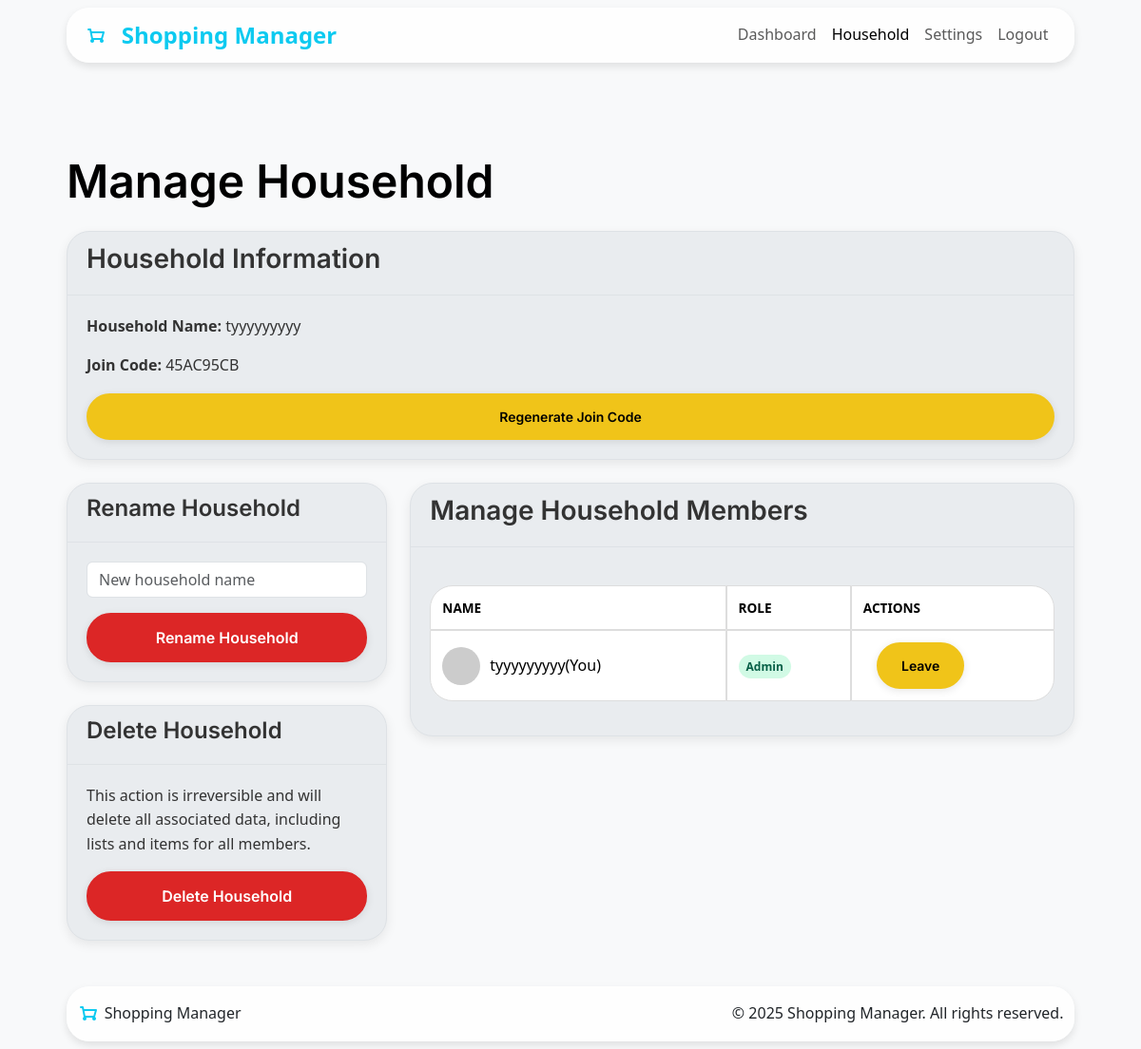
The page /household/view/1 (signed in) on the database its author committed.
### app/models.py (models this page shows, shortened)
class Household(db.Model):
    __tablename__ = 'households'
    id = db.Column(db.Integer, primary_key=True)
    join_code = db.Column(db.String(36), unique=True, nullable=False, default=lambda: secrets.token_hex(4).upper())
    name = db.Column(db.String(100), nullable=False)
    created_at = db.Column(
    db.DateTime(timezone=True),
    default=lambda: datetime.now(tz)
    )
    admin_id = db.Column(db.Integer, db.ForeignKey('users.id'), nullable=False)
    admin = db.relationship('User', back_populates='administered_household', foreign_keys=[admin_id])
    members = db.relationship('User', back_populates='household', lazy=True, foreign_keys='User.household_id')
    shopping_lists = db.relationship('ShoppingList', backref='household', lazy=True, cascade="all, delete-orphan")

class User(db.Model, UserMixin):
    __tablename__ = 'users'
    id = db.Column(db.Integer, primary_key=True)
    username = db.Column(db.String(80), unique=True, nullable=False)
    name = db.Column(db.String(80), nullable=False)
    password = db.Column(db.String(128), nullable=False)
    role = db.Column(db.String(20), default='member')  # member or admin
    avatar_url = db.Column(db.String(256), nullable=True)  # DiceBear URL or uploaded file path
    household_id = db.Column(db.Integer, db.ForeignKey('households.id'))
    household = db.relationship('Household', back_populates='members', foreign_keys=[household_id])
    administered_household = db.relationship('Household', back_populates='admin',
                                             foreign_keys='Household.admin_id', uselist=False)
    created_lists = db.relationship('ShoppingList', backref='creator', lazy=True)
    added_items = db.relationship('ListItem', backref='added_by', lazy=True)
    activities = db.relationship('ActivityLog', backref='user', lazy=True)

### app/household/routes.py (the view)
@household_bp.route('/view/<int:household_id>', methods=["GET"])
@login_required
def view(household_id):
    if not current_user.household_id:
        flash('You must be in a household.')
        return redirect(url_for('household_bp.setup'))
    household =HouseholdModel.query.get_or_404(household_id)
    if not current_user.household_id == household_id:
        flash('Access Denied')
        return jsonify({"success": False, "message": "You do not belong to this household."}), 403
    members = household.members
    if current_user.id == household.admin_id:
        return render_template('household/manage.html', members=members, household=household)
    else:
        return render_template('household/view.html', members=members, household=household)

### templates/household/manage.html (shortened to what this page needs)
{% extends "base.html" %}
{% block content %}
<div class="container mt-2">
    <div class="row">
        <div class="col-md-12">
            <h1 class="mb-4">Manage Household</h1>
            <div class="card sm-card">
                <div class="card-header">
                    <h3>Household Information</h3>
                </div>
                <div class="card-body">
                    <p><strong>Household Name:</strong> <span class="household-name">{{ household.name }}</span></p>
                    <p><strong>Join Code:</strong> <span id="householdJoinCode">{{ household.join_code }}</span></p>
                    <button id="regenerateJoinCodeBtn" class="btn btn-sm w-100 btn-warning" data-url="{{ url_for('household_bp.regenerate_code')}}">Regenerate Join Code</button>
                </div>
            </div>
        </div>
    </div>
    <div class="row">
        <div class="col-md-4">
            <div class="card sm-card">
                <div class="card-header">
                    <h4>Rename Household</h4>
                </div>
                <div class="card-body">
                    <form method="POST" action="{{ url_for('household_bp.rename', household_id=current_user.household_id) }}" class="mb-8" id="renameHouseholdForm" onsubmit="event.preventDefault(); renameHousehold();">
                        <input type="text"
                                name="household_name"
                                id="newHouseholdName"
                                class="form-input mb-3 form-control"
                                placeholder="New household name"
                                required>
                        <button type="submit"
                                id="newHouseholdNameBtn"
                                class="btn btn-danger w-100">
                                Rename Household
                        </button>
                    </form>
                </div>
            </div>
            <div class="card sm-card">
                <div class="card-header">
                    <h4 class="mb-2">Delete Household</h4>
                </div>
                <div class="card-body">
                    <p class="text-sm text-gray-600 mb-3">This action is irreversible and will delete all associated data, including lists and items for all members.</p>
                    <form method="POST" action="{{ url_for('household_bp.delete', household_id=current_user.household_id) }}">
                        <button type="button"
                                class="btn btn-danger w-100"
                                id="DeleteHouseholdBtn"
                                data-bs-toggle="modal"
                                data-bs-target="#confirmModal"
                                data-modal-title="Delete Household ?"
                                data-modal-body="Are you absolutely sure you want to delete this household? This will remove all members and all associated data. This action cannot be undone."
                                data-modal-confirm-text="Yes, Delete Permanently"
                                data-action-url="{{ url_for('household_bp.delete', household_id=current_user.household_id) }}"
                                data-redirect-url="{{ url_for('household_bp.setup') }}">
                                Delete Household
                        </button>
                    </form>
                </div>
            </div>
        </div>
        <div class="col-md-8">
            <div class="card sm-card">
                <div class="card-header">
                    <h3>Manage Household Members</h3>
                </div>
                <div class="card-body">
                    <div class="table-container">
                        <table class="table align-middle rounded-table" id="adminMembersTable">
                            <thead>
                                <tr>
                                    <th>Name</th>
                                    <th>Role</th>
                                    <th>Actions</th>
                                </tr>
                            </thead>
                            <tbody>
                                {% if members %}
                                {% for member in members %}
                                <tr>
                                    <td>
                                        <div class="user-details-in-table">
                                           <img src="{{ member.avatar_url }}"
                                                alt="{{ member.name }}'s avatar"
                                                class="avatar-in-table"
                                                onerror="this.onerror=null; this.src='https://api.dicebear.com/7.x/initials/svg?seed={{ member.name }}'">
                                            <span>{{ member.name or 'User Name' }}</span>
                                            {% if member.id == current_user.id%}
                                            <span class="text-xs text-gray-500">(You)</span>
                                            {% endif %}
                                        </div>
                                    </td>
                                    <td>
                                        <span class="role-badge {{ 'role-admin' if member.role == 'admin' else 'role-member' }}">
                                            {{ member.role | capitalize or 'Member' }}
                                        </span>
                                    </td>
                                    <td>
                                        {% if member.id == current_user.id%}
                                        <button type="button" class="btn btn-warning btn-sm text-center"
                                            data-bs-toggle="modal"
                                            data-bs-target="#confirmModal"
                                            data-modal-title="Leave Household ?"
                                            data-modal-body="Are you sure you want to leave this household? If you are the admin and other members exist, admin rights will be transferred."
                                            data-modal-confirm-text="Yes, Leave"
                                            data-action-url="{{ url_for('household_bp.leave') }}"
                                            data-redirect-url="{{ url_for('household_bp.setup') }}">
                                            Leave
                                        </button>
                                        {% endif %}
                                    </td>
                                </tr>
                                {% endfor %}
                                {% else %}
                                <tr>
                                    <td colspan="4" class="text-center text-sm text-gray-500">This household has no other members.</td>
                                </tr>
                                {% endif %}
                                </tbody>
                        </table>
                    </div>
                </div>
            </div>
        </div>
    </div>
</div>
{% endblock %}

### templates/base.html (shortened to what this page needs)
<!DOCTYPE html>
<html lang="en" data-theme="light">
    <head>
        <link href="https://cdn.jsdelivr.net/npm/bootstrap@5.3.3/dist/css/bootstrap.min.css" rel="stylesheet">
        <link href="https://cdn.jsdelivr.net/npm/bootstrap-icons@1.11.3/font/bootstrap-icons.min.css" rel="stylesheet">
        <link href="{{ url_for('static', filename='css/base.css') }}" rel="stylesheet">
        <link href="{{ url_for('static', filename='css/variables.css') }}" rel="stylesheet">
        <link href="{{ url_for('static', filename='css/components.css') }}" rel="stylesheet">
        <link href="{{ url_for('static', filename='css/layout.css') }}" rel="stylesheet">
        <link href="{{ url_for('static', filename='css/animations.css') }}" rel="stylesheet">
    </head>
    <body class="bg-light">
        <div class="container px-0 sticky-top" style="margin: 0 auto; margin-top: 0.5rem;">
            <div class="row">
                <div class="col-12 px-0">
                    <nav class="navbar navbar-expand-lg " role="navigation" aria-label="Main navigation">
                        <div class="container">
                            <div class="logo">
                                <a class="nav-link" href="{{ url_for('main.index' )}}">
                                    <span>Shopping Manager</span>
                                </a>
                            </div>
                            <div class="collapse navbar-collapse" id="navbarNav">
                                <ul class="navbar-nav ms-auto">
                                    {% if current_user.is_authenticated %}
                                    {% if current_user.household_id %}
                                    <li class="nav-item"><a class="nav-link {% if request.endpoint == 'main.dashboard' %} active{% endif %}" href="{{ url_for('main.dashboard') }}">Dashboard</a></li>
                                    <li class="nav-item">
                                        <a class="nav-link {% if request.endpoint == 'household_bp.view' and request.view_args and request.view_args.get('household_id')|int == current_user.household_id %} active{% endif %}"
                                        href="{{ url_for('household_bp.view', household_id=current_user.household_id) }}">Household</a>
                                    </li>
                                    <li class="nav-item"><a class="nav-link {% if request.endpoint == 'settings_bp.account_settings' %} active{% endif %}" href="{{ url_for('settings_bp.account_settings') }}">Settings</a></li>
                                    {% endif %}
                                    <li class="nav-item">
                                        <form method="POST" action="{{ url_for('auth.logout')}}" class="d-inline" id="logoutForm">
                                            <button type="submit" class="nav-link">Logout</button>
                                        </form>
                                    </li>
                                    {% else %}
                                    <li class="nav-item"><a class="nav-link" href="{{url_for('auth.auth') + '#login' }}">Login</a></li>
                                    <li class="nav-item"><a class="nav-link" href="{{url_for('auth.auth') + '#register' }}">Register</a></li>
                                    {% endif %}
                                </ul>
                            </div>
                        </div>
                    </nav>
                </div>
            </div>
        </div>
         <div class="container py-4 mt-3">
        </div>
        <main class="container py-4">
            {% block content %}
            {% endblock %}
        </main>
        <div class="container px-0 " style="margin: 0 auto; margin-bottom: 0.5rem;">
            <div class="row">
                <div class="col-12 px-0">
                    <footer class=" text-dark py-3 mt-auto" id="foooter">
                        <div class="container-fluid">
                            <div class="d-flex justify-content-between align-items-center">
                                <div class="footer-logo">
                                    <a class="nav-link" href="{{ url_for('main.index' )}}">
                                        <span>Shopping Manager</span>
                                    </a>
                                </div>
                                <div class="text-md-end">
                                    <p class="mb-0">
                                        &copy;
                                        <span id="year"></span>
                                        <a class="footer-text text-dark" href="{{ url_for('main.index') }}">Shopping Manager.</a>
                                        All rights reserved.
                                    </p>
                                </div>
                            </div>
                        </div>
                    </footer>
                </div>
            </div>
        </div>
        <div class="toast-container position-fixed top-0 end-0 p-3" style="z-index: 1100"></div>
    </body>
</html>

### rows shown on the page
Household: name "tyyyyyyyyy", join_code "45AC95CB"
User: name "tyyyyyyyyy", shows "(You)", role "Admin"
